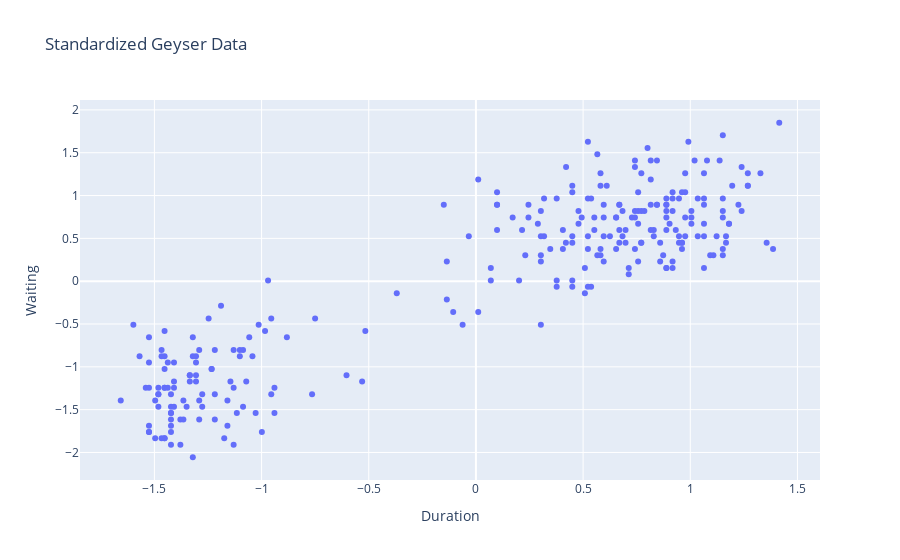

Write notebook code for a chart like this one.
### Markdown cell above
**Q1**. Charger le dataset, normaliser puis visualiser les données. Commenter.

### Code cell
# Load the "Old Faithful" dataset from the Seaborn library
df = seaborn.load_dataset('geyser')
display(df)
X = df[['duration', 'waiting']].values
N, D = X.shape
print(df.describe())


# 1 ere version : Standard Scaler
mean = np.mean(X, axis=0)
std = np.std(X, axis=0)
X_standardized = (X - mean) / std

# 2e version : Min Max Scaler
# Appliquer la standardisation Min-Max avec numpy
#X_min = np.min(X, axis=0)
#X_max = np.max(X, axis=0)
#X_standardized = (X - X_min) / (X_max - X_min)
print(X_standardized[:5])

# Affichage graphique
fig = go.Figure(data=go.Scatter(x=X_standardized[:, 0], y=X_standardized[:, 1], mode='markers'))
fig.update_layout(title="Standardized Geyser Data",
                  xaxis_title="Duration",
                  yaxis_title="Waiting",
                  showlegend=False)
fig.show();

### Figure 1 — Plotly figure (JSON) as saved in the notebook; plotly's stock layout.template omitted (floating-point values rounded to 4 significant figures; data arrays with more than 128 entries replaced by an {"elided": "..."} marker saying what was removed)
{"data": [{"mode": "markers", "type": "scatter", "x": {"elided": "272 float values"}, "y": {"elided": "272 float values"}}], "layout": {"showlegend": false, "title": {"text": "Standardized Geyser Data"}, "xaxis": {"title": {"text": "Duration"}}, "yaxis": {"title": {"text": "Waiting"}}}}
